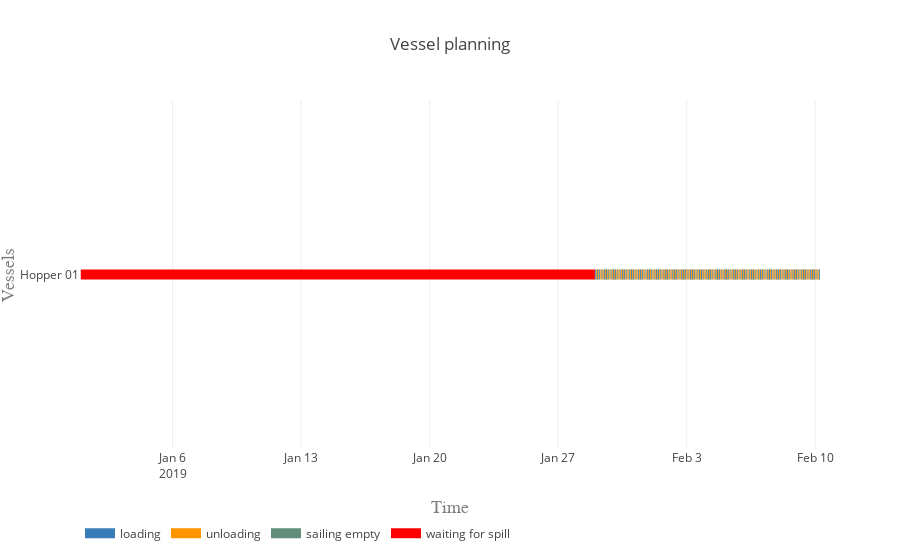

Notebook code for this chart:
### Markdown cell above
#### Vessel planning

### Code cell
vessels = [hopper]
activities = ['loading', 'unloading', 'sailing full', 'sailing empty', 'waiting for spill']
colors = {0:'rgb(55,126,184)', 1:'rgb(255,150,0)', 2:'rgb(98, 192, 122)', 3:'rgb(98, 141, 122)', 4:'rgb(255,0,0)'}

plot.vessel_planning(vessels, activities, colors)

### Figure 1 — Plotly figure (JSON) as saved in the notebook; plotly's stock layout.template omitted (floating-point values rounded to 4 significant figures; data arrays with more than 128 entries replaced by an {"elided": "..."} marker saying what was removed)
{"data": [{"connectgaps": false, "hoverinfo": "y+name", "line": {"color": "rgb(55,126,184)", "width": 10}, "mode": "lines", "name": "loading", "type": "scatter", "uid": "0929feb0-49fe-45bb-b334-92291245dd1e", "x": {"elided": "1000 str values"}, "y": {"elided": "1000 str values"}}, {"connectgaps": false, "hoverinfo": "y+name", "line": {"color": "rgb(255,150,0)", "width": 10}, "mode": "lines", "name": "unloading", "type": "scatter", "uid": "aa32bd02-1e10-4ba0-9ccd-3920de5ece07", "x": {"elided": "1000 str values"}, "y": {"elided": "1000 str values"}}, {"connectgaps": false, "hoverinfo": "y+name", "line": {"color": "rgb(98, 192, 122)", "width": 10}, "mode": "lines", "name": "sailing full", "type": "scatter", "uid": "67dbd3dd-0f87-4a7e-9254-c65d8271bdd3", "x": [], "y": []}, {"connectgaps": false, "hoverinfo": "y+name", "line": {"color": "rgb(98, 141, 122)", "width": 10}, "mode": "lines", "name": "sailing empty", "type": "scatter", "uid": "dd1faed1-c9a7-49c4-8adf-78943a318e3b", "x": {"elided": "495 str values"}, "y": {"elided": "495 str values"}}, {"connectgaps": false, "hoverinfo": "y+name", "line": {"color": "rgb(255,0,0)", "width": 10}, "mode": "lines", "name": "waiting for spill", "type": "scatter", "uid": "2e35bab5-1db5-46c5-a636-dad71f0ee75e", "x": ["2019-01-01", "2019-01-01", "2019-01-29", "2019-01-29", "2019-01-29"], "y": ["Hopper 01", "Hopper 01", "Hopper 01", "Hopper 01", null]}], "layout": {"hovermode": "closest", "legend": {"orientation": "h", "x": 0, "y": -0.2}, "title": "Vessel planning", "xaxis": {"range": ["2018-12-31 23:00:00", "2019-02-10 06:14:22.511561"], "title": "Time", "titlefont": {"color": "#7f7f7f", "family": "Courier New, monospace", "size": 18}}, "yaxis": {"title": "Vessels", "titlefont": {"color": "#7f7f7f", "family": "Courier New, monospace", "size": 18}}}}
